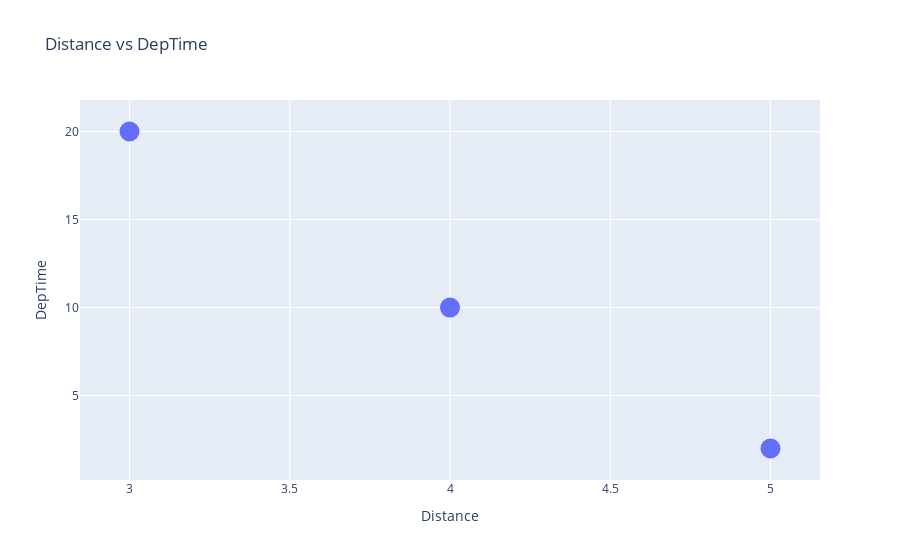

Source (notebook cell):
### Markdown cell above
#### Inferences

It is found that the reporting airline **WN** has the highest number of flights which is around 86

### Code cell
import plotly.graph_objects as go

# Sample data
Distance = [3, 4, 5]
DepTime = [20, 10, 2]

# Create a scatter plot with marker size specified in the 'size' parameter of go.scatter
fig = go.Figure()
fig.add_trace(go.Scatter(
    x=Distance,
    y=DepTime,
    mode='markers',
    marker={'size': 20}  # Adjust the size value as needed
))

fig.update_layout(title='Distance vs DepTime',
                  xaxis_title='Distance', yaxis_title='DepTime')

fig.show()

### Figure 1 — Plotly figure (JSON) as saved in the notebook; plotly's stock layout.template omitted (floating-point values rounded to 4 significant figures)
{"data": [{"marker": {"size": 20}, "mode": "markers", "type": "scatter", "x": [3, 4, 5], "y": [20, 10, 2]}], "layout": {"title": {"text": "Distance vs DepTime"}, "xaxis": {"title": {"text": "Distance"}}, "yaxis": {"title": {"text": "DepTime"}}}}
